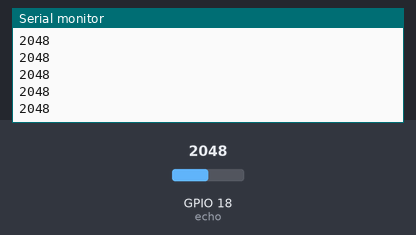
The sketch below on a simulated ESP32. Shown: the last lines printed to the serial monitor. The inputs (shaded band) are chosen by the test bench; at power-on: GPIO 18 (echo) = 2048. WiFi joins after 1.5 s; servers stay silent unless stated.

Above: at 2.7 s.
2.8 s: GPIO 18 (echo) set to 2866
At 3.19 s:
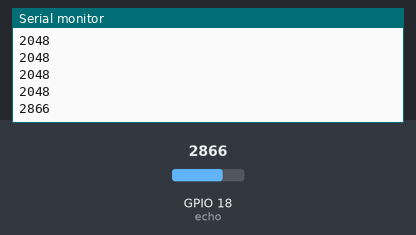
4.3 s: GPIO 18 (echo) set to 3603
At 4.44 s:
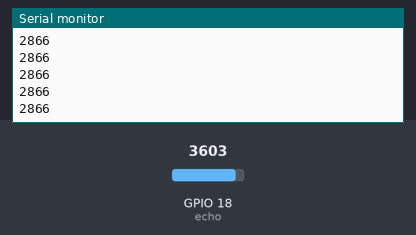
Timing chart, 0 to 7.3 s (numbered marks = the images above; inputs shaded):
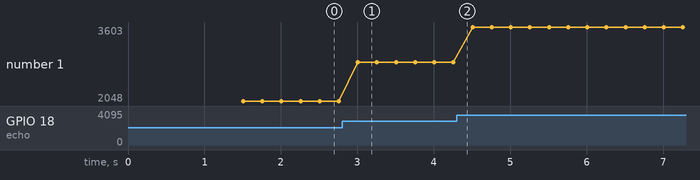

Measured:
- after the input at 2.8 s, the serial monitor: prints a new line after 0.21 s (image 1)
- plotted number 1: 2048 → 2866 after the input at 2.8 s, 2866 → 3603 after the input at 4.3 s

The sketch:

espfirebase.ino
```cpp
#include <WiFi.h>
#include <ESP32Firebase.h>

#define network "realme 6i"
#define pass "12345678"
#define url_ref "https://iotproject-2cabc-default-rtdb.asia-southeast1.firebasedatabase.app/"

Firebase firebase(url_ref);

int trig=5;
int echo=18;
int dis,x;


void connectWiFi(){
  WiFi.begin(network,pass);
  Serial.print("connecting to WiFi");

  while(WiFi.status() != WL_CONNECTED){
    Serial.print(".");
    delay(100);

    if(WiFi.status() != WL_CONNECTED){
      Serial.print("failed");

    }
    else
    {
      Serial.print("connected");
      Serial.println(WiFi.localIP());
    }
  }
}


void setup() {
  Serial.begin(9600);
  connectWiFi();
  pinMode(trig,OUTPUT);
  pinMode(echo,INPUT);


}

void loop() {
  /*digitalWrite(trig,HIGH);
   delayMicroseconds(2);
  digitalWrite(trig,LOW);
  delayMicroseconds(10);
  digitalWrite(trig,HIGH);
  x=pulseIn(echo,HIGH);
  dis=x*0.34/2;
  Serial.println(dis);*/

  x=analogRead(echo);
  Serial.println(x);


  firebase.setFloat("Example/distancecm", x);
  delay(100);


}
```
